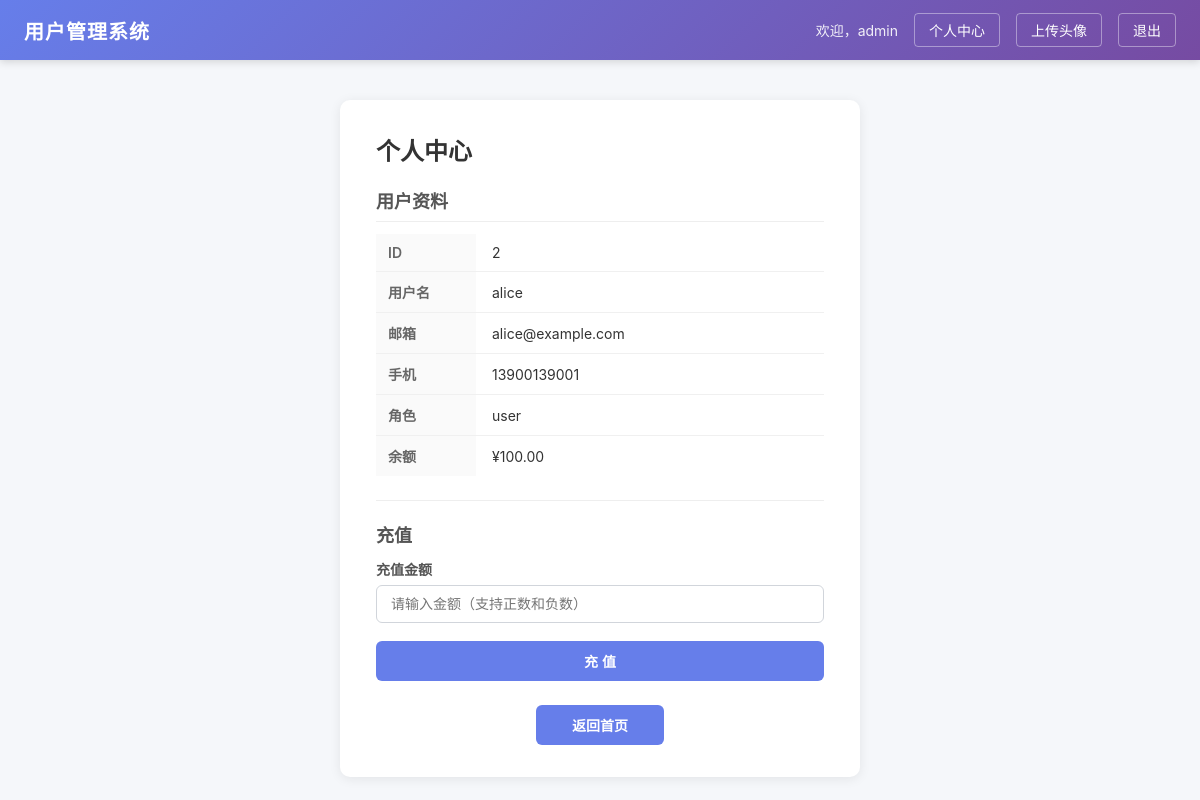
Screenshot of /profile?user_id=2 (signed in) with the database file from the repository.
### tables this page shows
CREATE TABLE users (
        id INTEGER PRIMARY KEY AUTOINCREMENT,
        username TEXT UNIQUE NOT NULL,
        password TEXT NOT NULL,
        email TEXT,
        phone TEXT,
        balance REAL DEFAULT 0,
        role TEXT DEFAULT 'user'
    );

### app.py (the view)
@app.route("/profile", methods=["GET"])
def profile():
    if "username" not in session:
        return redirect(url_for("login"))
    user_id = request.args.get("user_id")
    if not user_id:
        return "缺少 user_id 参数", 400
    user_info = _get_user_by_id(user_id)
    if not user_info:
        return "用户不存在", 404
    return render_template("profile.html", user=user_info)

### app.py (called while the page is built)
def _get_user_by_id(user_id):
    try:
        uid = int(user_id)
    except (ValueError, TypeError):
        return None
    try:
        conn = sqlite3.connect(DB_PATH)
        c = conn.cursor()
        c.execute("SELECT id, username, email, phone, balance, role FROM users WHERE id = ?", (uid,))
        row = c.fetchone()
        conn.close()
        if row:
            return {
                "id": row[0],
                "username": row[1],
                "email": row[2],
                "phone": row[3],
                "balance": row[4],
                "role": row[5],
            }
    except:
        pass
    return None

def _generate_csrf_token():
    if "_csrf_token" not in session:
        session["_csrf_token"] = secrets.token_hex(32)
    return session["_csrf_token"]

@app.before_request
def _refresh_session():
    if session.get("username"):
        session.permanent = True

### templates/profile.html (shortened to what this page needs)
{% extends "base.html" %}
{% block content %}
<div class="card profile-card">
    <h2>个人中心</h2>
    <div class="user-info">
        <h3>用户资料</h3>
        <table class="info-table">
            <tr>
                <td class="info-label">ID</td>
                <td class="info-value">{{ user.id }}</td>
            </tr>
            <tr>
                <td class="info-label">用户名</td>
                <td class="info-value">{{ user.username }}</td>
            </tr>
            <tr>
                <td class="info-label">邮箱</td>
                <td class="info-value">{{ user.email }}</td>
            </tr>
            <tr>
                <td class="info-label">手机</td>
                <td class="info-value">{{ user.phone }}</td>
            </tr>
            <tr>
                <td class="info-label">角色</td>
                <td class="info-value">{{ user.role }}</td>
            </tr>
            <tr>
                <td class="info-label">余额</td>
                <td class="info-value">¥{{ "%.2f"|format(user.balance) }}</td>
            </tr>
        </table>
    </div>
    <div class="recharge-section">
        <h3>充值</h3>
        <form method="post" action="/recharge" class="recharge-form">
            <div class="form-group">
                <label for="amount">充值金额</label>
                <input type="text" id="amount" name="amount" placeholder="请输入金额（支持正数和负数）" class="recharge-input">
            </div>
            <div class="form-group">
                <button type="submit" class="btn btn-primary">充 值</button>
            </div>
        </form>
    </div>
    <div class="action-row">
        <a href="/" class="btn btn-primary" style="width:auto;padding:10px 36px;">返回首页</a>
    </div>
</div>
{% endblock %}

### static/css/style.css (style rules this page uses)
* { margin: 0; padding: 0; box-sizing: border-box; }
body { font-family: -apple-system, BlinkMacSystemFont, "Segoe UI", Roboto, "Helvetica Neue", Arial, sans-serif; background-color: #f5f7fa; color: #333; min-height: 100vh; }
a { text-decoration: none; color: inherit; }
.card { background: #fff; border-radius: 10px; box-shadow: 0 2px 12px rgba(0, 0, 0, 0.08); padding: 32px 36px; margin-bottom: 20px; }
.card h2 { font-size: 24px; margin-bottom: 20px; color: #333; }
.form-group { margin-bottom: 18px; }
.form-group label { display: block; font-size: 14px; font-weight: 600; margin-bottom: 6px; color: #555; }
.form-group input { width: 100%; padding: 10px 14px; border: 1px solid #d1d5db; border-radius: 6px; font-size: 14px; outline: none; transition: border-color 0.2s; }
.btn { display: inline-block; padding: 10px 22px; font-size: 14px; font-weight: 600; border: none; border-radius: 6px; cursor: pointer; text-align: center; transition: background 0.2s, opacity 0.2s; }
.btn-primary { background: #667eea; color: #fff; width: 100%; }
.user-info { margin: 16px 0; }
.user-info h3 { font-size: 18px; margin-bottom: 12px; color: #555; border-bottom: 1px solid #eee; padding-bottom: 8px; }
.info-table { width: 100%; border-collapse: collapse; }
.info-table tr { border-bottom: 1px solid #f0f0f0; }
.info-table tr:last-child { border-bottom: none; }
.info-label { width: 100px; padding: 10px 12px; font-size: 14px; font-weight: 600; color: #666; background: #fafafa; }
.info-value { padding: 10px 16px; font-size: 14px; color: #333; }
.action-row { margin-top: 24px; text-align: center; }
.profile-card { max-width: 520px; margin: 0 auto; }
.recharge-section { margin: 24px 0; padding-top: 20px; border-top: 1px solid #eee; }
.recharge-section h3 { font-size: 18px; margin-bottom: 12px; color: #555; }
.recharge-input { width: 100%; padding: 10px 14px; border: 1px solid #d1d5db; border-radius: 6px; font-size: 16px; outline: none; transition: border-color 0.2s; }

### rows the page displays
users: id "2", username "alice", email "alice@example.com", phone "13900139001", role "user", balance "100.00"

### other values shown
{{ session["username"] }} "admin"
